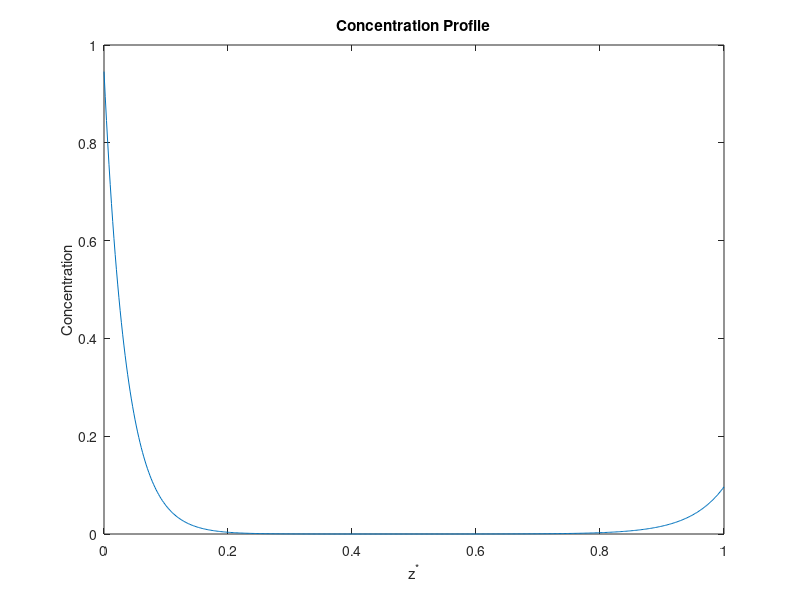

Write MATLAB code to recreate this figure.
%HW-3 Prb-5
%Navneet Singh (nsingh1@andrew.cmu.edu) 

%Using method of finite differences, we convert system to Ax = b form. 
% where x is vector containing concentration at various nodes. 

%relevent equations are in pulished pdf file

clc       %clear screen
clear all % clearing all stored variables
close all %close previous plots

%Given data
D = 10;   %um^2/sec
L =1000;  %um
v = 0.1;  %um/sec
k = 5e-3; %sec^-1

%Dirichlet boundary conditions
C0 = 1; %M, conc at entrance
CN = 0.1; %M, conc at exit

%Method of finite difference
n = 500;        %no of mesh points
h = 1/(n-1);    %distance between two mesh points
z_star = linspace(0,1,500);   %z_star, scaled distance

%Creating A matrix ( from our system, Ax = b)
a = (v*L)/D;
b = (-k*(L^2))/D; 
alpha = 1 - a*h/2;
beta = -2 + b*(h^2);
gamma = 1 + a*h/2;

alph = alpha* ones(1, n-1);
bet = beta* ones(1, n);
gam = gamma* ones(1, n-1);
% 'A' matrix 
A = diag(alph,-1)+diag(bet)+diag(gam,1); 

%Creating 'b' vector
b = zeros(n,1);
b(1) = -alpha*C0; %boundary condition
b(end) = -CN*gamma; %boundary condition

%Calculating concentration
c = A\b; 

%Plotting
plot(z_star, c)
title('Concentration Profile')
xlabel('z^*')
ylabel('Concentration')
